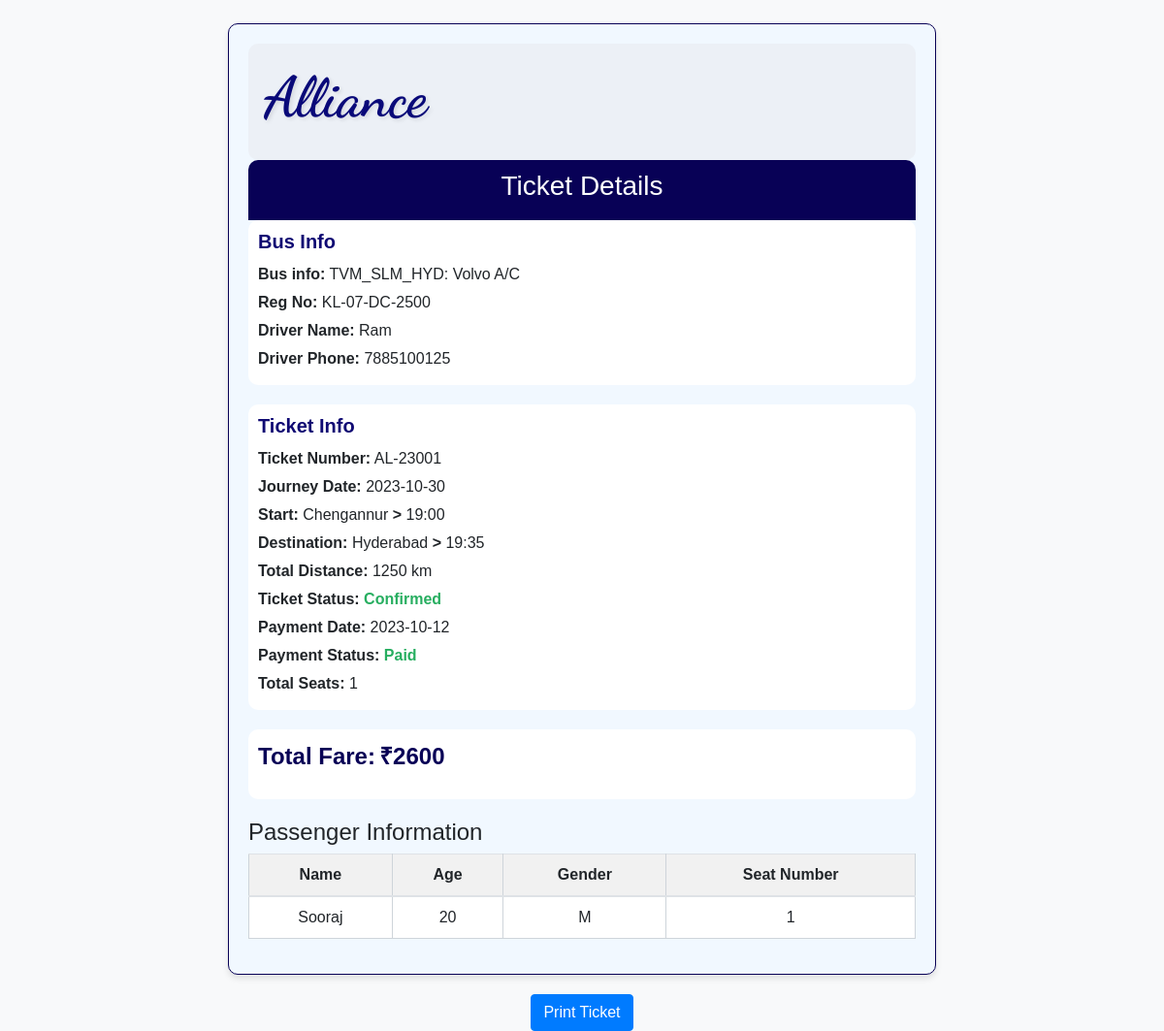
The app's page /Aticket.php?ticket_id=1 (signed in) with its own data.
### tables this page shows
CREATE TABLE `tbl_driver_bus` (
  `Driver_bus_id` int(5) NOT NULL,
  `Bus_id` int(5) DEFAULT NULL,
  `Driver_id` int(5) DEFAULT NULL,
  `Allocation_date` date NOT NULL,
  `Start_time` time NOT NULL,
  `End_time` time NOT NULL,
  `Db_status` tinyint(1) NOT NULL
);

CREATE TABLE `tbl_route` (
  `Route_id` int(5) NOT NULL,
  `Route_no` decimal(4,0) NOT NULL,
  `Route_name` varchar(20) NOT NULL,
  `Starting_point` varchar(20) NOT NULL,
  `Destination` varchar(20) NOT NULL,
  `Distance` decimal(4,0) NOT NULL,
  `Route_status` tinyint(1) DEFAULT 1
);

CREATE TABLE `tbl_bus` (
  `Bus_id` int(5) NOT NULL,
  `Bus_Reg_no` varchar(15) NOT NULL,
  `Bus_Comp` varchar(10) NOT NULL,
  `Seating_capacity` decimal(2,0) NOT NULL,
  `Yearofmanufacture` decimal(4,0) DEFAULT NULL
);

CREATE TABLE `tbl_driver` (
  `Driver_id` int(5) NOT NULL,
  `D_fname` varchar(10) NOT NULL,
  `D_mname` varchar(10) NOT NULL,
  `D_lname` varchar(10) NOT NULL,
  `D_licence_no` varchar(16) NOT NULL,
  `D_licence_expiry` date NOT NULL,
  `D_badge_no` varchar(15) NOT NULL,
  `D_city` varchar(20) NOT NULL,
  `D_dist` varchar(20) NOT NULL,
  `D_state` varchar(20) NOT NULL,
  `D_pin` decimal(6,0) NOT NULL,
  `D_street` varchar(20) NOT NULL,
  `D_phone` decimal(10,0) NOT NULL,
  `D_email` varchar(30) NOT NULL,
  `D_gender` varchar(1) NOT NULL,
  `D_dob` date NOT NULL,
  `D_join` date NOT NULL,
  `D_experience` varchar(2) NOT NULL
);

CREATE TABLE `tbl_ticket` (
  `Ticket_id` int(5) NOT NULL,
  `Customer_id` int(5) DEFAULT NULL,
  `Booking_master_id` int(5) DEFAULT NULL,
  `Payment_id` int(5) DEFAULT NULL,
  `Ticket_number` varchar(10) NOT NULL,
  `Journey_date` date NOT NULL,
  `Journey_stime` time NOT NULL,
  `Journey_etime` time NOT NULL,
  `Ticket_status` tinyint(1) NOT NULL
);

CREATE TABLE `tbl_booking_child` (
  `Booking_child_id` int(5) NOT NULL,
  `Booking_master_id` int(5) DEFAULT NULL,
  `Passenger_name` varchar(20) NOT NULL,
  `Age` decimal(2,0) NOT NULL,
  `Gender` varchar(1) NOT NULL,
  `Seat_number` decimal(2,0) NOT NULL,
  `Sstop_no` decimal(2,0) NOT NULL,
  `Dstop_no` decimal(2,0) NOT NULL,
  `Source` varchar(20) NOT NULL,
  `Destination` varchar(20) NOT NULL,
  `Booking_status` tinyint(1) NOT NULL
);

CREATE TABLE `tbl_booking_master` (
  `Booking_master_id` int(5) NOT NULL,
  `Customer_id` int(5) DEFAULT NULL,
  `Bus_route_id` int(5) DEFAULT NULL,
  `Farestage_id` int(5) DEFAULT NULL,
  `Booking_date` date NOT NULL,
  `Total_fare` decimal(7,0) NOT NULL,
  `Distance` decimal(5,0) NOT NULL,
  `Total_seats` decimal(2,0) NOT NULL
);

CREATE TABLE `tbl_payment` (
  `Payment_id` int(5) NOT NULL,
  `Booking_master_id` int(5) DEFAULT NULL,
  `Card_id` int(5) DEFAULT NULL,
  `Payment_date` date NOT NULL,
  `Refund_amount` decimal(5,0) NOT NULL,
  `Payment_status` tinyint(1) NOT NULL
);

### Aticket.php (the view, shortened to what this page needs)
<?php
include 'Dbconnect.php';
if (isset($_GET['ticket_id'])) {
    $ticket_id = $_GET['ticket_id'];
    $ticketDetailsSql = "SELECT t.Booking_master_id, t.Payment_id, t.Ticket_number, t.Journey_date, t.Journey_stime, t.Journey_etime, t.Ticket_status,
                                p.Payment_date, p.Payment_status,
                                bm.Booking_date, bm.Total_fare, bm.Distance,bm.Total_seats
                         FROM tbl_ticket t
                         JOIN tbl_payment p ON t.Payment_id = p.Payment_id
                         JOIN tbl_booking_master bm ON t.Booking_master_id = bm.Booking_master_id
                         WHERE t.Ticket_id = $ticket_id";
    $ticketDetailsResult = $conn->query($ticketDetailsSql);
    if ($ticketDetailsResult->num_rows > 0) {
        $ticketDetails = $ticketDetailsResult->fetch_assoc();
        $booking_master_id = $ticketDetails['Booking_master_id'];
        $ticket_number = $ticketDetails['Ticket_number'];
        $journey_date = $ticketDetails['Journey_date'];
        $journey_stime = date('H:i', strtotime($ticketDetails['Journey_stime']));
        $journey_etime = date('H:i', strtotime($ticketDetails['Journey_etime']));
        $ticket_status = $ticketDetails['Ticket_status'] == 1 ? 'Confirmed' : 'Cancelled';
        $payment_date = $ticketDetails['Payment_date'];
        $payment_status = $ticketDetails['Payment_status'] == 1 ? 'Paid' : 'Refund';
        $total_fare = $ticketDetails['Total_fare'];
        $distance = $ticketDetails['Distance'];
        $total_seats = $ticketDetails['Total_seats'];
        $additionalDetailsSql = "SELECT Source, Destination FROM tbl_booking_child WHERE Booking_master_id = $booking_master_id";
        $additionalDetailsResult = $conn->query($additionalDetailsSql);
        if ($additionalDetailsResult->num_rows > 0) {
            $additionalDetails = $additionalDetailsResult->fetch_assoc();
            $source = $additionalDetails['Source'];
            $destination = $additionalDetails['Destination'];
        }
        $busInfoSql = "SELECT bd.Driver_id, bd.Bus_id, r.Route_name
                       FROM tbl_booking_master bm
                       JOIN tbl_Bus_route br ON bm.Bus_route_id = br.Bus_route_id
                       JOIN tbl_Route r ON br.Route_id = r.Route_id
                       JOIN tbl_driver_bus bd ON br.Driver_bus_id = bd.Driver_bus_id
                       WHERE bm.Booking_master_id = $booking_master_id";
        $busInfoResult = $conn->query($busInfoSql);
        if ($busInfoResult->num_rows > 0) {
            $busInfo = $busInfoResult->fetch_assoc();
            $driver_id = $busInfo['Driver_id'];
            $bus_id = $busInfo['Bus_id'];
            $route_name = $busInfo['Route_name'];
            $driverInfoSql = "SELECT D_fname, D_phone FROM tbl_driver WHERE Driver_id = $driver_id";
            $driverInfoResult = $conn->query($driverInfoSql);
            if ($driverInfoResult->num_rows > 0) {
                $driverInfo = $driverInfoResult->fetch_assoc();
                $driver_name = $driverInfo['D_fname'];
                $driver_phone = $driverInfo['D_phone'];
            }
            $busInfoSql = "SELECT Bus_Reg_no, Bus_Comp FROM tbl_bus WHERE Bus_id = $bus_id";
            $busInfoResult = $conn->query($busInfoSql);
            if ($busInfoResult->num_rows > 0) {
                $busInfo = $busInfoResult->fetch_assoc();
                $bus_reg_no = $busInfo['Bus_Reg_no'];
                $bus_comp = $busInfo['Bus_Comp'];
            }
        } else {
            echo 'Bus information not found.';
            exit();
        }
    } else {
        echo 'Ticket not found.';
        exit();
    }
} else {
    echo 'Ticket ID not provided.';
    exit();
}
?>
<!DOCTYPE html>
<html>
<head>
    <link rel="stylesheet" href="https://maxcdn.bootstrapcdn.com/bootstrap/4.5.2/css/bootstrap.min.css">
    <link rel="stylesheet" href="ticket.css">
</head>
<body>
    <br>
    <div class="container">
        <div class="row justify-content-center">
            <div class="col-md-8">
                <div class="ticket">
                <div class="bus-company-details">
                    <?php include 'tkthdr.php'; ?>
                </div>
                <div class="ticket-header">
                    <h3>Ticket Details</h3>
                </div>
                <div class="Bus-info">
                <h3>Bus Info</h3>
                <div class="bus-info-details">
                    <p><strong>Bus info:</strong> <?php echo $route_name; ?>: <?php echo $bus_comp; ?> A/C</p>
                    <p><strong>Reg No:</strong> <?php echo $bus_reg_no; ?></p>
                    <p><strong>Driver Name:</strong> <?php echo $driver_name; ?></p>
                    <p><strong>Driver Phone:</strong> <?php echo $driver_phone; ?></p>
                </div>
            </div>
            <div class="ticket-info">
                <h3>Ticket Info</h3>
                <div class="ticket-info-details">
                    <p><strong>Ticket Number:</strong> <?php echo $ticket_number; ?></p>
                    <p><strong>Journey Date:</strong> <?php echo $journey_date; ?></p>
                    <p><strong>Start:</strong> <?php echo $source; ?><strong> > </strong><?php echo $journey_stime; ?></p>
                    <p><strong>Destination:</strong> <?php echo $destination; ?><strong> > </strong><?php echo $journey_etime; ?></p>
                    <p><strong>Total Distance:</strong> <?php echo $distance; ?> km</p>
                    <p><strong>Ticket Status:</strong> <span class="<?php echo ($ticket_status === 'Confirmed') ? 'success' : 'failure'; ?>"><?php echo $ticket_status; ?></span></p>
                    <p><strong>Payment Date:</strong> <?php echo $payment_date; ?></p>
                    <p><strong>Payment Status:</strong> <span class="<?php echo ($payment_status === 'Paid') ? 'success' : 'failure'; ?>"><?php echo $payment_status; ?></span></p>
                    <p><strong>Total Seats:</strong> <?php echo $total_seats; ?></p>
                </div>
            </div>
            <div class="fare-info">
                <div class="fare-info-details">
                <p><strong class="total-fare">Total Fare:</strong> <span class="total-fare">₹<?php echo $total_fare; ?></span></p>
                </div>
            </div>
                <div class="passenger-info">
                    <h4>Passenger Information</h4>
                    <table class="table">
                        <thead>
                            <tr>
                                <th>Name</th>
                                <th>Age</th>
                                <th>Gender</th>
                                <th>Seat Number</th>
                            </tr>
                        </thead>
                        <tbody>
                            <?php
                             $passengerDetailsSql = "SELECT * FROM tbl_booking_child WHERE Booking_master_id = $booking_master_id";
                             $passengerDetailsResult = $conn->query($passengerDetailsSql);
                            while ($passenger = $passengerDetailsResult->fetch_assoc()) {
                                echo '<tr>';
                                echo '<td>' . $passenger['Passenger_name'] . '</td>';
                                echo '<td>' . $passenger['Age'] . '</td>';
                                echo '<td>' . $passenger['Gender'] . '</td>';
                                echo '<td>' . $passenger['Seat_number'] . '</td>';
                                echo '</tr>';
                            }
                            ?>
                        </tbody>
                    </table>
                </div>
            </div>
            <center><button id="print-ticket" class="btn btn-primary">Print Ticket</button></center>
        </div>
    </div>
</div>
</body>
</html>

### ticket.css (style rules this page uses)
body { background-color: #f8f9fa; }
.ticket { background-color: #f1f8ff; border: 1px solid #080156; padding: 20px; margin-bottom: 20px; border-radius: 10px; box-shadow: 0 4px 6px rgba(0, 0, 0, 0.1); }
.ticket-header { background-color: #080156; color: #fff; padding: 10px; text-align: center; border-radius: 10px 10px 0 0; }
.ticket-info { margin-top: 20px; }
.passenger-info { margin-top: 20px; }
table { width: 100%; border-collapse: collapse; background-color: #fff; }
th, td { border: 1px solid #ced4da; padding: 10px; text-align: center; }
th { background-color: #f1f1f1; }
.success { color: #27ae60; font-weight: bold; }
.Bus-info, .ticket-info { background-color: #ffffff; border-radius: 10px; padding: 10px; margin-bottom: 20px; }
.fare-info { background-color: #ffffff; border-radius: 10px; padding: 10px; margin-bottom: 20px; }
.Bus-info h3, .ticket-info h3 { font-size: 20px; margin-bottom: 10px; }
.bus-info-details p, .ticket-info-details p { font-size: 16px; margin-bottom: 5px; }
.total-fare { font-size: 24px; font-weight: bold; color: #080156; }
.Bus-info h3,.ticket-info h3 { color: #0f0973; font-weight: bolder; }

### tkthdr.css (style rules this page uses)
body { margin: 0; padding: 0; font-family: Arial, sans-serif; }

### Dbconnect.php (style rules this page uses)
body { user-select: none; }

### records on screen
tbl_driver_bus: tbl_route.Route_name "TVM_SLM_HYD"
tbl_bus: Bus_Comp "Volvo", Bus_Reg_no "KL-07-DC-2500"
tbl_driver: D_fname "Ram", D_phone "7885100125"
tbl_ticket: Ticket_number "AL-23001", Journey_date "2023-10-30", Journey_stime "19:00", Journey_etime "19:35", Booking_master.Distance "1250", Ticket_status "Confirmed", Payment.Payment_date "2023-10-12", Payment.Payment_status "Paid", Booking_master.Total_seats "1", Booking_master.Total_fare "2600"
tbl_booking_child: Source "Chengannur", Destination "Hyderabad", Passenger_name "Sooraj", Age "20", Gender "M", Seat_number "1"
